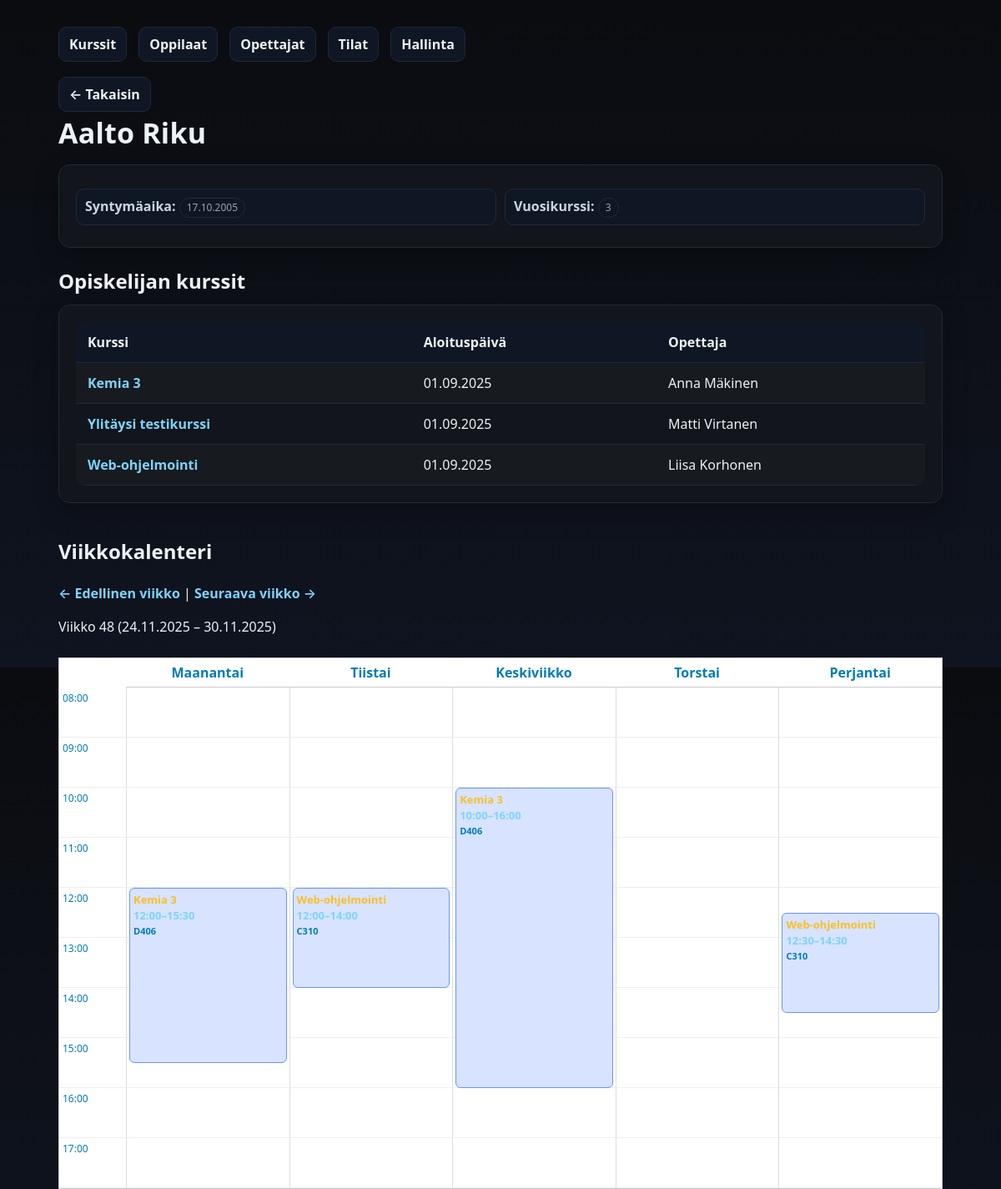
/kurssienhallinta/opiskelija.php?id=20, run on the app's committed database.
### tables this page shows
CREATE TABLE `oppilaat` (
  `oppilas_id` int(11) NOT NULL,
  `etunimi` varchar(50) NOT NULL,
  `sukunimi` varchar(50) NOT NULL,
  `syntymaaika` date NOT NULL,
  `vuosikurssi` int(11) NOT NULL
);

CREATE TABLE `kurssit` (
  `kurssi_id` int(11) NOT NULL,
  `kurssin_tunnus` varchar(20) NOT NULL,
  `kurssi_nimi` varchar(100) NOT NULL,
  `kurssikuvaus` text DEFAULT NULL,
  `aloituspaiva` date NOT NULL,
  `lopetuspaiva` date NOT NULL,
  `opettaja_id` int(11) NOT NULL,
  `tila_id` int(11) NOT NULL
);

CREATE TABLE `opettajat` (
  `opettaja_id` int(11) NOT NULL,
  `etunimi` varchar(50) NOT NULL,
  `sukunimi` varchar(50) NOT NULL,
  `aine` varchar(100) NOT NULL
);

### kurssienhallinta/opiskelija.php (the view, shortened to what this page needs)
<?php
function finDate($date) {
    return date("d.m.Y", strtotime($date));
}
$pdo = getPDO();
$oppilas_id = (int)$_GET['id'];
$stmt = $pdo->prepare("SELECT oppilas_id, etunimi, sukunimi, syntymaaika, vuosikurssi FROM oppilaat WHERE oppilas_id=?");
$stmt->execute([$oppilas_id]);
$student = $stmt->fetch();
$sql = "
  SELECT k.kurssi_id, k.kurssi_nimi, k.aloituspaiva,
         o.etunimi AS op_etunimi, o.sukunimi AS op_sukunimi
  FROM ilmoittautuminen i
  JOIN kurssit k ON k.kurssi_id=i.kurssi_id
  LEFT JOIN opettajat o ON o.opettaja_id=k.opettaja_id
  WHERE i.opiskelija_id=?
  ORDER BY k.aloituspaiva
";
$stmt = $pdo->prepare($sql);
$stmt->execute([$oppilas_id]);
$kurssit = $stmt->fetchAll();
$week = isset($_GET['week']) ? (int)$_GET['week'] : date("W");
$year = isset($_GET['year']) ? (int)$_GET['year'] : date("Y");
$dt = new DateTime();
$dt->setISODate($year, $week);
$weekStart = $dt->format("Y-m-d");
$dt->modify("+6 days");
$weekEnd = $dt->format("Y-m-d");
$paivat = ["Maanantai","Tiistai","Keskiviikko","Torstai","Perjantai"];
?>
<!doctype html>
<html lang="fi">
<head>
  <link rel="stylesheet" href="styles.css">
</head>
<body>
<div class="container">
  <div class="nav">
    <a href="index.php">Kurssit</a>
    <a href="oppilaat.php">Oppilaat</a>
    <a href="opettajat.php">Opettajat</a>
    <a href="tilat.php">Tilat</a>
    <a href="admin.php">Hallinta</a>
  </div>
  <a class="back" href="oppilaat.php">← Takaisin</a>
  <h1 class="page-title"><?= htmlspecialchars($student['sukunimi'].' '.$student['etunimi']) ?></h1>
  <div class="card">
    <div class="meta">
      <div><strong>Syntymäaika:</strong> <span class="badge"><?= finDate($student['syntymaaika']) ?></span></div>
      <div><strong>Vuosikurssi:</strong> <span class="badge"><?= htmlspecialchars($student['vuosikurssi']) ?></span></div>
    </div>
  </div>
  <h2 style="margin:22px 0 10px">Opiskelijan kurssit</h2>
  <div class="card table-wrap">
    <table>
      <thead><tr><th>Kurssi</th><th>Aloituspäivä</th><th>Opettaja</th></tr></thead>
      <tbody>
        <?php if (!$kurssit): ?>
          <tr><td colspan="3" class="muted">Ei kursseja.</td></tr>
        <?php else: foreach($kurssit as $k): ?>
          <tr>
            <td><a href="kurssi.php?id=<?= (int)$k['kurssi_id'] ?>"><?= htmlspecialchars($k['kurssi_nimi']) ?></a></td>
            <td><?= finDate($k['aloituspaiva']) ?></td>
            <td><?= htmlspecialchars(trim(($k['op_etunimi']??'').' '.($k['op_sukunimi']??''))) ?: '—' ?></td>
          </tr>
        <?php endforeach; endif; ?>
      </tbody>
    </table>
  </div>
<h2 style="margin-top:40px;">Viikkokalenteri</h2>
<p>
  <a href="opiskelija.php?id=<?= $oppilas_id ?>&week=<?= $week-1 ?>&year=<?= $year ?>">← Edellinen viikko</a>
  |
  <a href="opiskelija.php?id=<?= $oppilas_id ?>&week=<?= $week+1 ?>&year=<?= $year ?>">Seuraava viikko →</a>
</p>
<p>Viikko <?= $week ?> (<?= finDate($weekStart) ?> – <?= finDate($weekEnd) ?>)</p>
<div class="calendar-grid">
    <?php
    $startHour = 8;
    $endHour = 17;
    ?>
    <div></div>
    <?php foreach ($paivat as $pv): ?>
        <div style="text-align:center; padding:5px; font-weight:bold; border-bottom:1px solid #ccc;">
            <?= $pv ?>
        </div>
    <?php endforeach; ?>
    <?php for ($h = $startHour; $h <= $endHour; $h++): ?>
        <div class="time-cell"><?= sprintf("%02d:00", $h) ?></div>
        <?php foreach ($paivat as $pv): ?>
            <div class="day-column" data-day="<?= $pv ?>"></div>
        <?php endforeach; ?>
    <?php endfor; ?>
</div>
</div>
</body>
</html>

### kurssienhallinta/styles.css (style rules this page uses)
:root { --bg:#0b0c10; --card:#12151b; --muted:#98a2b3; --text:#edf2f7; --accent:#6ea8fe; --danger:#ef4444; --border:#1f2937; }
* { box-sizing:border-box }
html,body { height:100% }
body { margin:0; font:16px/1.5 system-ui,-apple-system,Segoe UI,Roboto,Ubuntu,'Helvetica Neue',Arial; background:linear-gradient(180deg,#0b0c10 0%, #0f1420 100%); color:var(--text); }
.container { max-width:1100px;margin:32px auto;padding:0 20px }
.card { background:var(--card); border:1px solid var(--border); border-radius:14px; padding:20px; box-shadow:0 10px 30px rgba(0,0,0,.25); }
.page-title { margin:0 0 12px; font-size:clamp(24px,3.2vw,34px); letter-spacing:.2px; }
.nav { display:flex;gap:14px;flex-wrap:wrap;margin:0 0 18px }
.nav a,.back { color:var(--text); text-decoration:none; background:#0f1724; border:1px solid var(--border); padding:8px 12px;border-radius:10px; transition:all .15s ease; }
.back { display:inline-flex;align-items:center;gap:8px }
.table-wrap { overflow:auto }
table { width:100%;border-collapse:collapse;border-radius:12px;overflow:hidden }
th,td { padding:12px 14px;border-bottom:1px solid var(--border);text-align:left;vertical-align:top }
thead th { background:#0f1724;font-weight:600 }
tbody tr:nth-child(odd) { background:rgba(255,255,255,.02) }
.badge { display:inline-block;padding:2px 8px;border-radius:999px;font-size:12px;border:1px solid var(--border);color:var(--muted) }
.meta { display:grid;grid-template-columns:repeat(auto-fit,minmax(220px,1fr));gap:10px;margin:8px 0 6px }
.meta div { background:#0f1724;border:1px solid var(--border);padding:8px 10px;border-radius:10px }
.meta strong { font-weight:600;color:#cbd5e1 }
a { color: #7dd3fc; text-decoration: none; font-weight: 600; transition: color .15s ease; }

### kurssienhallinta/opiskelija.php (style rules this page uses)
.calendar-grid { display: grid; grid-template-columns: 80px repeat(5, 1fr); border: 1px solid #ccc; margin-top: 25px; background: #fff; color: #007cb5ff; }
.time-cell { border-bottom: 1px solid #eee; height: 60px; padding: 4px; font-size: 12px; color: #007cb5ff; }
.day-column { position: relative; border-left: 1px solid #ddd; border-bottom: 1px solid #eee; }

### data on the page
oppilaat: sukunimi+etunimi "Aalto Riku", syntymaaika "17.10.2005", vuosikurssi "3"
kurssit: kurssi_nimi "Kemia 3", aloituspaiva "01.09.2025", opettaja.sukunimi "Anna Mäkinen"
kurssit: kurssi_nimi "Ylitäysi testikurssi", aloituspaiva "01.09.2025", opettaja.sukunimi "Matti Virtanen"
kurssit: kurssi_nimi "Web-ohjelmointi", aloituspaiva "01.09.2025", opettaja.sukunimi "Liisa Korhonen"

### other printed values
$week "48"
$pv "Maanantai"
$pv "Tiistai"
$pv "Keskiviikko"
$pv "Torstai"
$pv "Perjantai"
